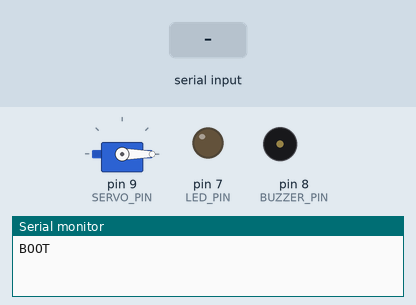
A sketch run on a simulated Arduino Uno, built with avr-gcc and run on an emulated ATmega328P. On the bench: servo, output pins drawn as LEDs (lit = HIGH), buzzer (waves = sounding), the last lines printed to the serial monitor. Dashed ring = blinking. The inputs (shaded band) are chosen by the test bench.

Above: at 1.2 s.
1.3 s: "A1\n" received over Serial
At 1.45 s:
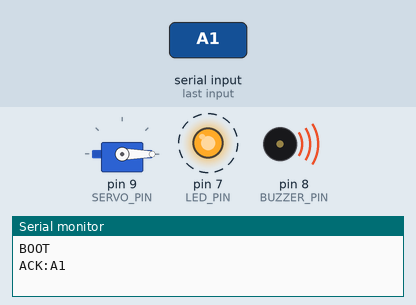
4.3 s: "CO2:850\n" received over Serial
Timing chart, 0 to 13.3 s (numbered marks = the images above; inputs shaded):
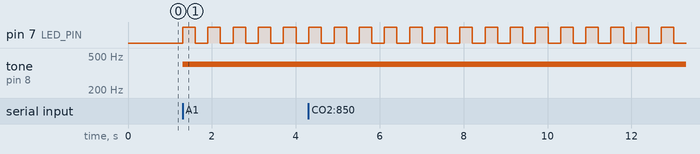

The sketch:

drowsyguard_alarm.ino
```cpp
// DrowsyGuard 아두이노 경보기 (Arduino Uno)
// MH-Z19E(D10,D11) + 청색 LED(D7) + 부저(D8) + 서보 SG90(D9, 창문)
// 배선과 동작 규칙은 arduino/README.md 참고.
//
// 1) 졸음 경보: 서버(USB 시리얼, 9600bps)의 명령으로만 켜고 끈다.
//    "A1" = 경보 켜기 (LED 깜빡임 + 부저), "A0" = 경보 끄기.
//    정확히 A0·A1만 받으며 처리한 명령마다 "ACK:A0"/"ACK:A1"로 응답한다.
//    그 밖의 줄은 상태를 바꾸지 않고 "ERR:CMD"로 응답한다.
//    서버 명령이 끊겨도 마지막 상태를 유지한다. 경보는 서버의 A0
//    (앱 중지 확인, 감지 종료)나 재부팅으로만 꺼진다.
// 2) 창문: 새로 받은 유효 CO2가 2000ppm 이상이면 열고, 1000ppm 미만이면 닫는다.
//    센서 값이 10초 넘게 없으면 창문을 그대로 두고 "CO2:NA"를 보낸다.
// 3) 켜질 때 "BOOT", CO2는 "CO2:850" 형식으로 서버에 보낸다.

#include <SoftwareSerial.h>
#include <Servo.h>

// ----- 핀 -----
const int LED_PIN    = 7;
const int BUZZER_PIN = 8;
const int SERVO_PIN  = 9;
const int CO2_RX_PIN = 10;  // 센서 TX 연결
const int CO2_TX_PIN = 11;  // 센서 RX 연결

// ----- CO2 -----
const int CO2_MIN_VALID = 300;     // 이 범위를 벗어난 값은 오류로 버린다
const int CO2_MAX_VALID = 10000;
const uint32_t CO2_REQUEST_MS = 2000;
const uint32_t CO2_STALE_MS   = 10000;

// ----- 창문 -----
const int WINDOW_OPEN_PPM  = 2000;  // 이 이상이면 창문 열기 (졸음 유발 수준)
const int WINDOW_CLOSE_PPM = 1000;  // 이 아래로 내려가면 창문 닫기
const int WINDOW_CLOSED_ANGLE = 0;  // 실제 창문 모형의 허용 범위에 맞게 조정
const int WINDOW_OPEN_ANGLE   = 180;
const uint32_t SERVO_MOVE_MS = 800;  // 끝까지 도는 시간. 다 못 돌면 늘리기

// ----- 경보 -----
const int BUZZER_HZ = 400;          // 낮을수록 작게 들림
const uint32_t BLINK_MS = 300;

SoftwareSerial co2Serial(CO2_RX_PIN, CO2_TX_PIN);
Servo windowServo;

const byte READ_CMD[9] = {0xFF, 0x01, 0x86, 0x00, 0x00, 0x00, 0x00, 0x00, 0x79};

int  co2ppm = 0;            // 0 = 유효한 측정값 없음
bool co2Fresh = false;      // 창문 판단에 아직 쓰지 않은 새 측정값
uint32_t lastValidCo2 = 0;
uint32_t lastRequest  = 0;

bool alarmOn  = false;
bool ledState = false;
uint32_t lastBlink = 0;

bool windowOpen  = false;
bool servoMoving = false;
uint32_t servoMovedAt = 0;

char cmdBuf[8];
byte cmdLen = 0;
bool cmdOverflow = false;

void moveWindow(int angle) {
  windowServo.attach(SERVO_PIN);
  windowServo.write(angle);
  servoMoving = true;
  servoMovedAt = millis();
}

void setAlarm(bool on) {
  if (on == alarmOn) return;
  alarmOn = on;
  if (on) {
    tone(BUZZER_PIN, BUZZER_HZ);
    ledState = true;
    digitalWrite(LED_PIN, HIGH);
    lastBlink = millis();
  } else {
    noTone(BUZZER_PIN);
    ledState = false;
    digitalWrite(LED_PIN, LOW);
  }
}

void handleCommand(const char *cmd) {
  if (strcmp(cmd, "A1") == 0) {
    setAlarm(true);
    Serial.println("ACK:A1");
  } else if (strcmp(cmd, "A0") == 0) {
    setAlarm(false);
    Serial.println("ACK:A0");
  } else {
    Serial.println("ERR:CMD");  // 상태는 바꾸지 않는다
  }
}

// 서버 명령 읽기. 한 줄 = 한 명령 ("A1\n"). 빈 줄은 무시.
void readCommands() {
  while (Serial.available()) {
    char c = Serial.read();
    if (c == '\n' || c == '\r') {
      if (cmdOverflow) {
        Serial.println("ERR:CMD");
      } else if (cmdLen > 0) {
        cmdBuf[cmdLen] = '\0';
        handleCommand(cmdBuf);
      }
      cmdLen = 0;
      cmdOverflow = false;
    } else if (cmdLen < sizeof(cmdBuf) - 1) {
      cmdBuf[cmdLen++] = c;
    } else {
      cmdOverflow = true;  // 너무 긴 줄은 줄 끝까지 버리고 오류로 응답
    }
  }
}

void requestCO2() {
  while (co2Serial.available()) co2Serial.read();
  co2Serial.write(READ_CMD, 9);
}

void readCO2() {
  if (co2Serial.available() < 9) return;

  byte r[9];
  for (int i = 0; i < 9; i++) r[i] = co2Serial.read();
  if (r[0] != 0xFF || r[1] != 0x86) return;

  byte sum = 0;
  for (int i = 1; i < 8; i++) sum += r[i];
  if ((byte)(0xFF - sum + 1) != r[8]) return;

  int value = r[2] * 256 + r[3];
  if (value < CO2_MIN_VALID || value > CO2_MAX_VALID) return;  // 오류값은 유효기간을 늘리지 않음

  co2ppm = value;
  co2Fresh = true;
  lastValidCo2 = millis();
  Serial.print("CO2:");
  Serial.println(co2ppm);
}

void expireCO2() {
  if (co2ppm > 0 && millis() - lastValidCo2 >= CO2_STALE_MS) {
    co2ppm = 0;
    co2Fresh = false;
    Serial.println("CO2:NA");
  }
}

// 새로 받은 유효 측정값으로만 판단한다. 값이 없으면 창문을 그대로 둔다.
void updateWindow() {
  if (!co2Fresh) return;
  co2Fresh = false;
  if (!windowOpen && co2ppm >= WINDOW_OPEN_PPM) {
    windowOpen = true;
    moveWindow(WINDOW_OPEN_ANGLE);
  } else if (windowOpen && co2ppm < WINDOW_CLOSE_PPM) {
    windowOpen = false;
    moveWindow(WINDOW_CLOSED_ANGLE);
  }
}

void setup() {
  Serial.begin(9600);
  co2Serial.begin(9600);

  pinMode(LED_PIN, OUTPUT);
  pinMode(BUZZER_PIN, OUTPUT);
  digitalWrite(LED_PIN, LOW);

  moveWindow(WINDOW_CLOSED_ANGLE);
  Serial.println("BOOT");
}

void loop() {
  readCommands();

  // 시간 비교는 항상 그 순간의 millis()로 한다 (부호 없는 뺄셈은 오버플로에도 안전)
  if (millis() - lastRequest >= CO2_REQUEST_MS) {
    lastRequest = millis();
    requestCO2();
  }
  readCO2();
  expireCO2();
  updateWindow();

  if (servoMoving && millis() - servoMovedAt >= SERVO_MOVE_MS) {
    windowServo.detach();
    servoMoving = false;
  }

  if (alarmOn && millis() - lastBlink >= BLINK_MS) {
    lastBlink = millis();
    ledState = !ledState;
    digitalWrite(LED_PIN, ledState);
  }
}
```

Measured:
- after the input at 1.3 s, pin 7 (LED_PIN): alternates HIGH for 0.30 s and LOW for 0.30 s, starting at once; tone on pin 8 (BUZZER_PIN): silent → 400 Hz at once
